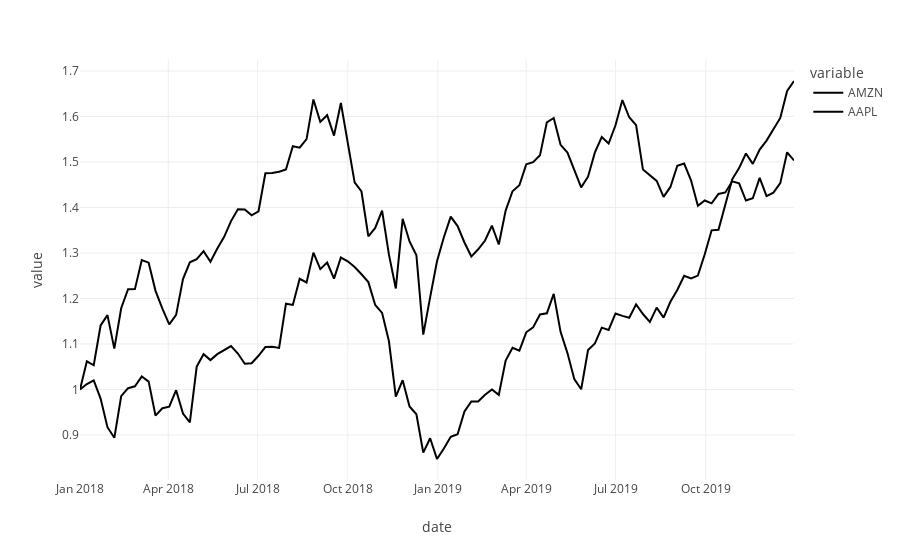
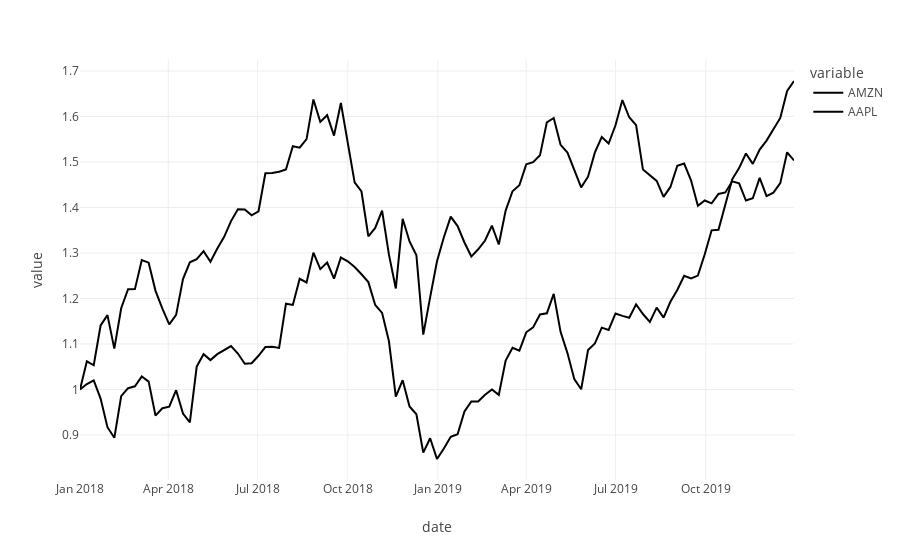

Notebook cell for these charts, in order:
### Code cell
st.write_stream(agent_stream_response)
